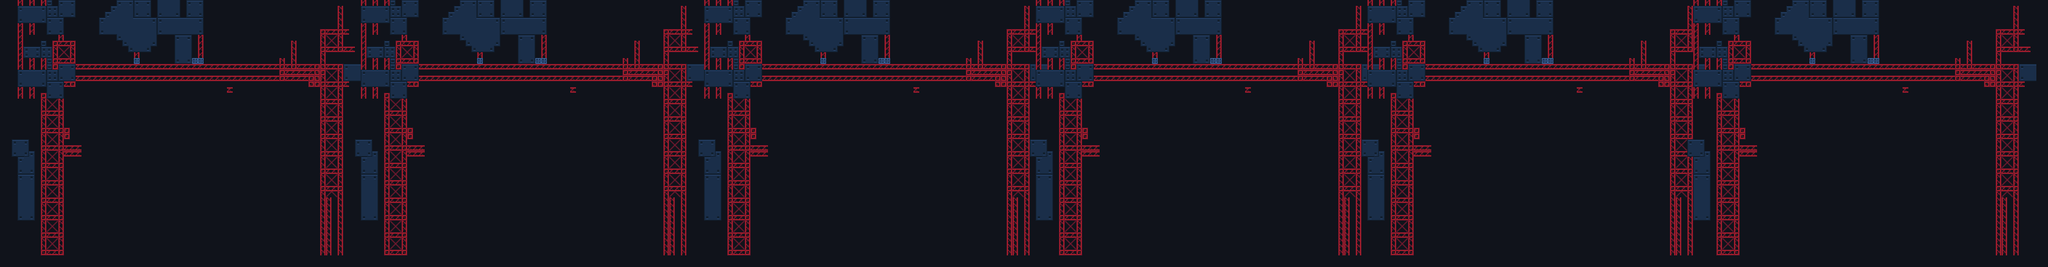

Below is a game level as drawn by its tile map, then a one-line description and the .tmx that defines it (tile-layer data replaced by summaries):
An orthogonal 352x46 tile map with 8x8 px tiles, 1 tile layer (shipyard).

<map version="1.2" tiledversion="2019.12.11" orientation="orthogonal" renderorder="right-down" compressionlevel="0" width="352" height="46" tilewidth="8" tileheight="8" infinite="0" backgroundcolor="#10131b" nextlayerid="7" nextobjectid="1">
 <tileset firstgid="1" source="tilesheet.tsx" />
 <layer id="5" name="shipyard" width="352" height="46">
  <data>[16192 cells, 4059 non-empty, 42 distinct tile ids]</data>
 </layer>
</map>
